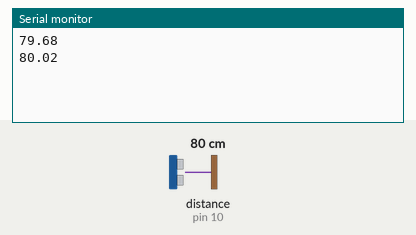
Simulated run of this sketch. Board: Arduino Uno, built with avr-gcc and run on an emulated ATmega328P. Parts: the last lines printed to the serial monitor. Wiring (inferred from the names in the program): ultrasonic range finder: trigger pin 9; echo pin 10. The test bench sets the inputs (shaded band); at power-on: distance to the obstacle (sensor on pin 10) 80 cm. The echo pulse lasts 58.3 µs per cm.

Above: at 1.8 s.
1.9 s: distance to the obstacle (sensor on pin 10) set to 2 cm
At 2.8 s:
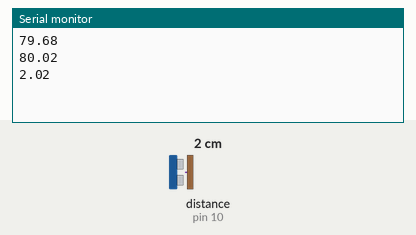
3.4 s: distance to the obstacle (sensor on pin 10) set to 4 cm
At 4.8 s:
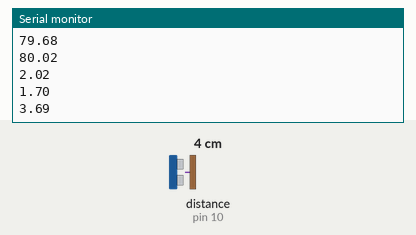
Timing chart, 0 to 6.4 s (numbered marks = the images above; inputs shaded):
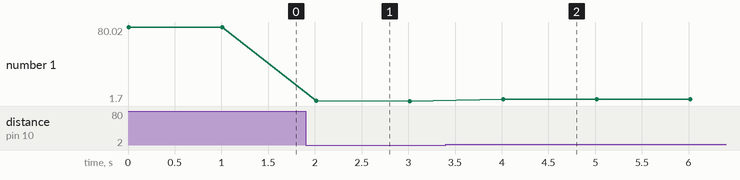

The sketch:

ultrasonic.ino
```cpp
#define TRIG_PIN 9
#define ECHO_PIN 10

long duration;
float distance_cm;

void setup() {
  Serial.begin(9600);   // Baud rate
  pinMode(TRIG_PIN, OUTPUT);
  pinMode(ECHO_PIN, INPUT);
}

void loop() {
  // Clear trigger pin
  digitalWrite(TRIG_PIN, LOW);
  delayMicroseconds(2);

  // Send trigger pulse
  digitalWrite(TRIG_PIN, HIGH);
  delayMicroseconds(10);
  digitalWrite(TRIG_PIN, LOW);

  // Read echo
  duration = pulseIn(ECHO_PIN, HIGH);

  // Calculate distance
  distance_cm = (duration * 0.0343) / 2;

  // IMPORTANT: Print ONLY NUMBER
  Serial.println(distance_cm);

  delay(1000); // small delay for smooth graph
}
```

Measured:
- after the input at 1.9 s, the serial monitor: prints a new line after 0.11 s (image 1)
- after the input at 3.4 s, the serial monitor: prints a new line after 0.61 s (image 2)
- plotted number 1: 80.02 → 1.7 after the input at 1.9 s, 1.7 → 3.69 after the input at 3.4 s
